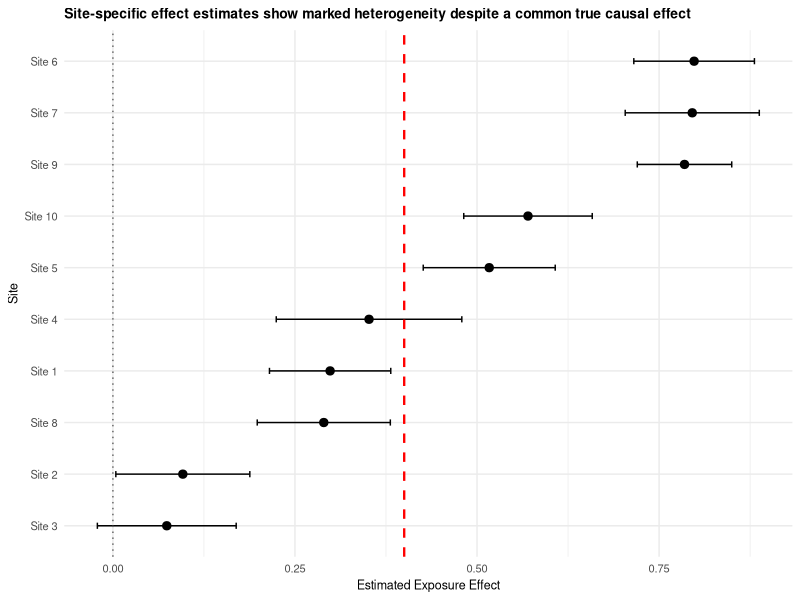
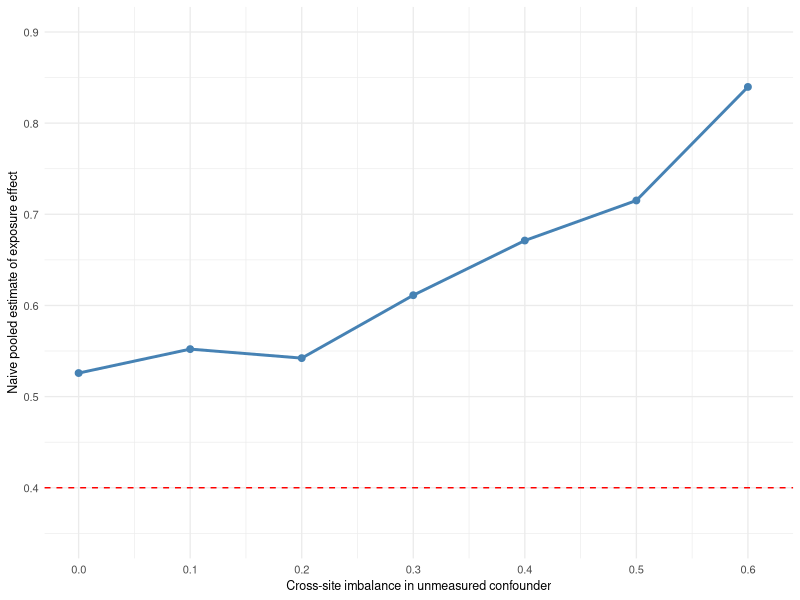

Generate these figures, in order, with R:
# #############################################################
#
#  Threat 2. Residual and differential confounding across sites
#
# #############################################################

rm(list = ls())
objects()
ls()

############################################################
# Figure 2a: Site-specific effect heterogeneity plot
############################################################

set.seed(321)
library(tidyverse)

# Parameters
n_site <- 10
n_per_site <- 500
beta_true <- 0.40

sim_list <- vector("list", n_site)

for (s in 1:n_site) {
  
  # Unmeasured confounder distribution differs by site
  u_mean <- runif(1, -1.5, 1.5)
  u <- rnorm(n_per_site, mean = u_mean, sd = 1)
  
  # Site-specific confounding strength varies
  gamma_x <- runif(1, -1.0, 1.0)   # U -> X
  gamma_y <- runif(1, -1.2, 1.2)   # U -> Y
  
  # Exposure
  x <- gamma_x * u + rnorm(n_per_site, 0, 1)
  
  # Outcome
  y <- beta_true * x + gamma_y * u + rnorm(n_per_site, 0, 1)
  
  sim_list[[s]] <- tibble(
    site = paste0("Site ", s),
    y = y,
    x = x
  )
}

dat_all <- bind_rows(sim_list)

# Site-specific naive regressions
site_results <- dat_all %>%
  group_by(site) %>%
  group_modify(~{
    fit <- lm(y ~ x, data = .x)
    sm <- summary(fit)$coef
    
    tibble(
      beta_hat = sm["x","Estimate"],
      se = sm["x","Std. Error"],
      lcl = beta_hat - 1.96*se,
      ucl = beta_hat + 1.96*se
    )
  }) %>%
  ungroup()

# Plot
p2a <- ggplot(site_results,
                        aes(x = reorder(site, beta_hat), y = beta_hat)) +
  geom_point(size = 2.5) +
  geom_errorbar(aes(ymin = lcl, ymax = ucl), width = 0.12) +
  geom_hline(yintercept = beta_true,
             linetype = "dashed",
             color = "red",
             linewidth = 0.8) +
  geom_hline(yintercept = 0,
             linetype = "dotted",
             color = "grey40") +
  coord_flip() +
  labs(
    x = "Site",
    y = "Estimated Exposure Effect",
    title = "Site-specific effect estimates show marked heterogeneity despite a common true causal effect"
  ) +
  theme_minimal(base_size = 11) +
  theme(
    plot.title = element_text(size = 10, face = "bold"),
    axis.text = element_text(size = 8),
    axis.title = element_text(size = 9)
  )

print(p2a)


############################################################
# Figure 2b: Simulated bias amplification plot
############################################################

set.seed(456)
library(tidyverse)

# function to simulate data for a given level of imbalance
sim_bias <- function(imbalance = 0, n_site = 6, n_per_site = 400,
                     beta_true = 0.4) {
  sim_list <- vector("list", n_site)
  for (s in 1:n_site) {
    # site-specific mean of unmeasured confounder increases with imbalance
    u_mean <- (s - 1) * imbalance  # bigger imbalance => bigger spread across sites
    u <- rnorm(n_per_site, mean = u_mean, sd = 0.5)
    
    # exposure depends on u
    x <- 0.6 * u + rnorm(n_per_site, 0, 1)
    # outcome depends on exposure and u
    y <- beta_true * x + 0.8 * u + rnorm(n_per_site, 0, 1)
    
    sim_list[[s]] <- tibble(site = factor(s),
                            y = y,
                            x = x,
                            u = u)
  }
  dat <- bind_rows(sim_list)
  
  # naive pooled model, not adjusting for u
  fit_naive <- lm(y ~ x, data = dat)
  beta_naive <- coef(summary(fit_naive))["x", "Estimate"]
  
  tibble(imbalance = imbalance,
         beta_hat = beta_naive)
}

# try several imbalance levels
imbalance_vals <- seq(0, 0.6, by = 0.1)
bias_res <- map_dfr(imbalance_vals, sim_bias)

p2b <- bias_res %>%
  ggplot(aes(x = imbalance, y = beta_hat)) +
  geom_line(color = "steelblue", linewidth = 1) +
  geom_point(color = "steelblue", size = 2) +
  geom_hline(yintercept = 0.4, linetype = "dashed", color = "red") +
  scale_x_continuous(limits = c(0, 0.61), breaks = seq(0, 0.7, by = 0.1)) +
  scale_y_continuous(limits = c(0.35, 0.9), breaks = seq(0, 1, by = 0.1)) +
  labs(
    #title = "Bias increases as cross-site imbalance in an unmeasured confounder grows",
    x = "Cross-site imbalance in unmeasured confounder",
    y = "Naive pooled estimate of exposure effect"
  ) +
  theme_minimal(base_size = 10) +
  theme(
    plot.title = element_text(size = 10, face = "bold"),
    axis.title = element_text(size = 9),
    axis.text = element_text(size = 8)
  )

print(p2b)
